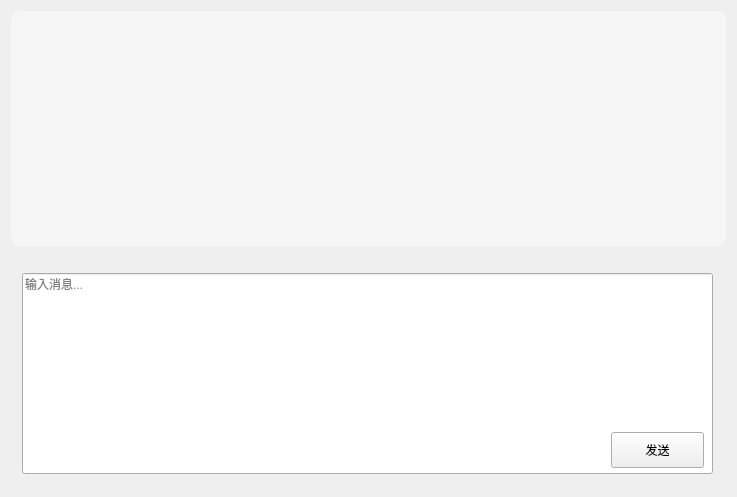
<?xml version="1.0" encoding="UTF-8"?>
<ui version="4.0">
 <class>DialogueWidget</class>
 <widget class="QWidget" name="DialogueWidget">
  <property name="geometry">
   <rect>
    <x>0</x>
    <y>0</y>
    <width>737</width>
    <height>497</height>
   </rect>
  </property>
  <property name="windowTitle">
   <string>DialogueWidget</string>
  </property>
  <layout class="QGridLayout" name="gridLayout">
   <item row="0" column="0">
    <widget class="QListWidget" name="messageList">
     <property name="sizePolicy">
      <sizepolicy hsizetype="Expanding" vsizetype="Preferred">
       <horstretch>0</horstretch>
       <verstretch>0</verstretch>
      </sizepolicy>
     </property>
     <property name="layoutDirection">
      <enum>Qt::LeftToRight</enum>
     </property>
     <property name="styleSheet">
      <string notr="true">QListWidget { 
    background: #F5F5F5; 
    border-radius: 8px; 
}
QListWidget::item { 
    padding: 10px; 
    margin: 5px; 
}</string>
     </property>
    </widget>
   </item>
   <item row="1" column="0">
    <widget class="QWidget" name="widget" native="true">
     <property name="sizePolicy">
      <sizepolicy hsizetype="Expanding" vsizetype="Preferred">
       <horstretch>0</horstretch>
       <verstretch>0</verstretch>
      </sizepolicy>
     </property>
     <widget class="QLineEdit" name="inputBox">
      <property name="geometry">
       <rect>
        <x>11</x>
        <y>21</y>
        <width>691</width>
        <height>201</height>
       </rect>
      </property>
      <property name="sizePolicy">
       <sizepolicy hsizetype="Expanding" vsizetype="Preferred">
        <horstretch>0</horstretch>
        <verstretch>0</verstretch>
       </sizepolicy>
      </property>
      <property name="tabletTracking">
       <bool>false</bool>
      </property>
      <property name="inputMask">
       <string/>
      </property>
      <property name="echoMode">
       <enum>QLineEdit::Normal</enum>
      </property>
      <property name="cursorPosition">
       <number>0</number>
      </property>
      <property name="alignment">
       <set>Qt::AlignLeading|Qt::AlignLeft|Qt::AlignTop</set>
      </property>
      <property name="dragEnabled">
       <bool>true</bool>
      </property>
      <property name="readOnly">
       <bool>false</bool>
      </property>
      <property name="placeholderText">
       <string>输入消息...</string>
      </property>
      <property name="cursorMoveStyle">
       <enum>Qt::VisualMoveStyle</enum>
      </property>
      <property name="clearButtonEnabled">
       <bool>false</bool>
      </property>
     </widget>
     <widget class="QPushButton" name="sendButton">
      <property name="geometry">
       <rect>
        <x>600</x>
        <y>180</y>
        <width>93</width>
        <height>36</height>
       </rect>
      </property>
      <property name="text">
       <string>发送</string>
      </property>
      <property name="autoRepeatInterval">
       <number>100</number>
      </property>
     </widget>
    </widget>
   </item>
  </layout>
 </widget>
 <resources/>
 <connections/>
</ui>
